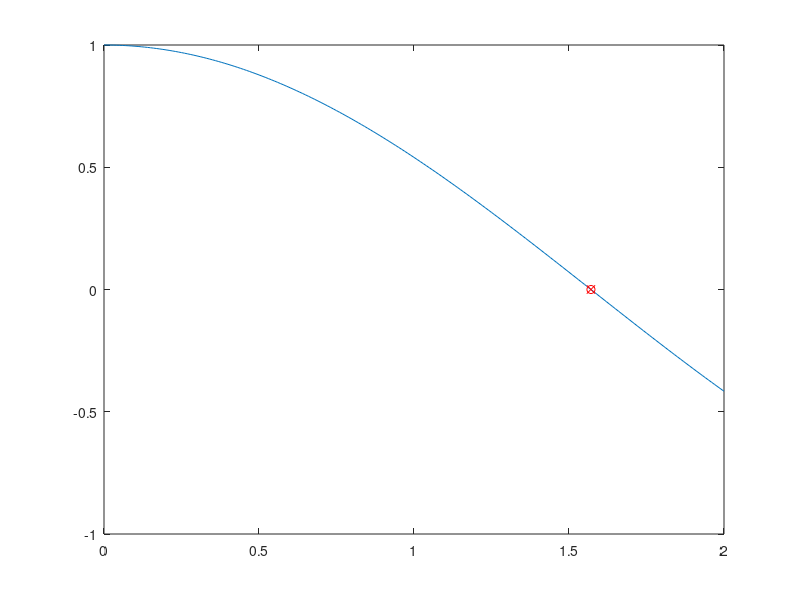

Write the MATLAB code that produced this figure.
clc
close all
clear all

function [xb, nb] = bisekcja(f, a, b, tol, ftol)
    if f(a) * f(b) > 0
       error("Na przedziale nie ma pierwiastka")
    end
    xb = (a + b) / 2;
    nb = 1;
    prevxb = b;

    while abs(f(xb)) > ftol && abs(xb - prevxb) > tol
       if f(a) * f(xb) < 0
          b = xb;
       else
          a = xb;
       end
       prevxb = xb;
       xb = (a + b) / 2;
       nb = nb + 1;
    end
end

function x = pochodnaDruga(f, x, h)
  x = (f(x + h) - 2 * f(x) + f(x - h)) / h.^2;
end

function [xf, nf] = falsi(f, a, b, tol, ftol)
    if f(a) * f(b) > 0
        error("Na przedziale nie ma pierwiastka")
    end

    if f(a) * pochodnaDruga(f, a, tol) > 0
        xs = a;
        xf = b;
    else
        xs = b;
        xf = a;
    end
    nf = 1;
    prevxf = xf;
    xf = xs - f(xs) / (f(xf) - f(xs)) * (xf - xs);
    while abs(f(xf)) > ftol && abs(xf - prevxf) > tol
        xf = xs - f(xs) / (f(xf) - f(xs)) * (xf - xs);
        nf = nf + 1;
    end
     
end


wybor = 1;

switch wybor
    case 1
        f = @(x) cos(x);
        a = 0;
        b = 2;
    case 2
        f = @(x) 2.^(-x) + exp(x) + 2 .* cos(x) - 6;
        a = 1;
        b = 3;
    case 3
        f = @(x) (x + 2).^5;
        a = -3;
        b = 0;
    case 4
        f = @(x) x - sqrt(2);
        a = 0;
        b = 2;
end

tol = 10^(-5);
ftol = 10^(-4);

[xb, nb] = bisekcja(f, a, b, tol, ftol)

[xf, nf] = falsi(f, a, b, tol, ftol)

t = a:0.01:b;
plot(t, f(t))
hold on;
plot(xb, f(xb), 'ro')
plot(xf, f(xf), 'rx')
